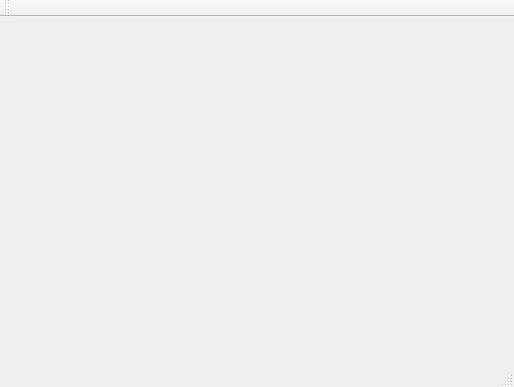
<?xml version="1.0" encoding="UTF-8"?>
<ui version="4.0">
 <class>MainWindow</class>
 <widget class="QMainWindow" name="MainWindow">
  <property name="geometry">
   <rect>
    <x>0</x>
    <y>0</y>
    <width>514</width>
    <height>387</height>
   </rect>
  </property>
  <property name="windowTitle">
   <string>MainWindow</string>
  </property>
  <widget class="QWidget" name="centralWidget"/>
  <widget class="QMenuBar" name="menuBar">
   <property name="geometry">
    <rect>
     <x>0</x>
     <y>0</y>
     <width>514</width>
     <height>21</height>
    </rect>
   </property>
  </widget>
  <widget class="QToolBar" name="mainToolBar">
   <attribute name="toolBarArea">
    <enum>TopToolBarArea</enum>
   </attribute>
   <attribute name="toolBarBreak">
    <bool>false</bool>
   </attribute>
  </widget>
  <widget class="QStatusBar" name="statusBar"/>
 </widget>
 <layoutdefault spacing="6" margin="11"/>
 <resources/>
 <connections/>
</ui>
